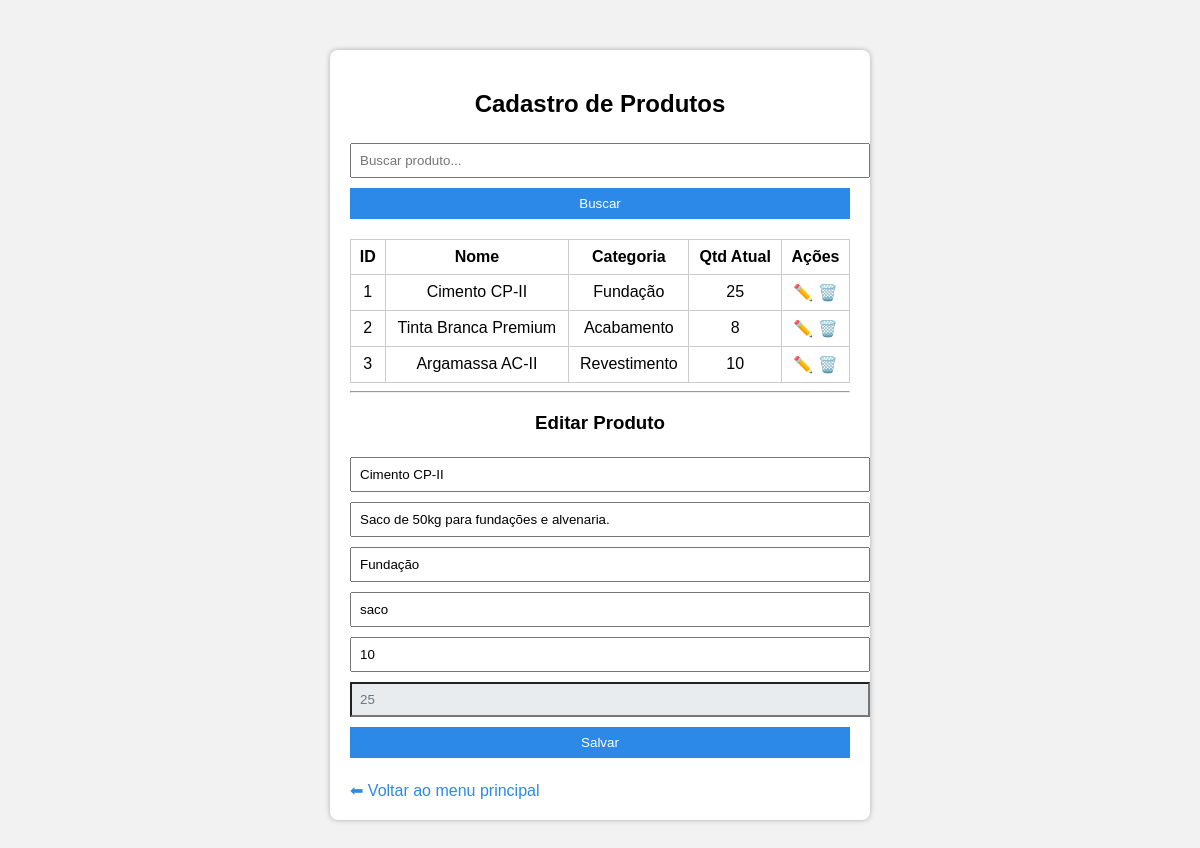
The page /cadastro_produto.php?editar=1 (signed in) on the database its author committed.
### tables this page shows
CREATE TABLE produtos (
  id_produto INT AUTO_INCREMENT PRIMARY KEY,
  nome VARCHAR(100) NOT NULL,
  descricao TEXT,
  categoria VARCHAR(50),
  unidade_medida VARCHAR(20),
  quantidade_minima INT DEFAULT 0,
  quantidade_atual INT DEFAULT 0
);

### cadastro_produto.php (the view, shortened to what this page needs)
<?php
include('conexao.php');
$busca = isset($_GET['busca']) ? $_GET['busca'] : '';
$sql = "SELECT * FROM produtos WHERE nome LIKE '%$busca%'";
$result = $conn->query($sql);
$produtoEdit = [
    'id_produto' => '',
    'nome' => '',
    'descricao' => '',
    'categoria' => '',
    'unidade_medida' => '',
    'quantidade_minima' => '',
    'quantidade_atual' => ''
];
if (isset($_GET['editar'])) {
    $idEditar = $_GET['editar'];
    $query = $conn->query("SELECT * FROM produtos WHERE id_produto=$idEditar");
    if ($query->num_rows > 0) {
        $produtoEdit = $query->fetch_assoc();
    }
}
?>
<!DOCTYPE html>
<html lang="pt-br">
<head>
<link rel="stylesheet" href="style.css">
</head>
<body>
<div class="container">
<h2>Cadastro de Produtos</h2>
<form method="get" style="margin-bottom:10px;">
  <input type="text" name="busca" placeholder="Buscar produto..." value="<?= htmlspecialchars($busca) ?>">
  <button type="submit">Buscar</button>
</form>
<table border="1">
<tr><th>ID</th><th>Nome</th><th>Categoria</th><th>Qtd Atual</th><th>Ações</th></tr>
<?php if ($result->num_rows > 0): ?>
<?php while($p = $result->fetch_assoc()): ?>
<tr>
<td><?= $p['id_produto'] ?></td>
<td><?= htmlspecialchars($p['nome']) ?></td>
<td><?= htmlspecialchars($p['categoria']) ?></td>
<td><?= $p['quantidade_atual'] ?></td>
<td>
  <a href="?editar=<?= $p['id_produto'] ?>">✏️</a>
  <a href="?excluir=<?= $p['id_produto'] ?>" onclick="return confirm('Deseja realmente excluir este produto?')">🗑️</a>
</td>
</tr>
<?php endwhile; ?>
<?php else: ?>
<tr><td colspan="5">Nenhum produto encontrado.</td></tr>
<?php endif; ?>
</table>
<hr>
<h3><?= $produtoEdit['id_produto'] ? "Editar Produto" : "Adicionar Novo Produto" ?></h3>
<form method="post">
  <input type="text" name="nome" placeholder="Nome" value="<?= htmlspecialchars($produtoEdit['nome']) ?>" required><br>
  <input type="text" name="descricao" placeholder="Descrição" value="<?= htmlspecialchars($produtoEdit['descricao']) ?>"><br>
  <input type="text" name="categoria" placeholder="Categoria" value="<?= htmlspecialchars($produtoEdit['categoria']) ?>"><br>
  <input type="text" name="unidade" placeholder="Unidade (ex: saco, lata...)" value="<?= htmlspecialchars($produtoEdit['unidade_medida']) ?>"><br>
  <input type="number" name="minimo" placeholder="Qtd Mínima" value="<?= htmlspecialchars($produtoEdit['quantidade_minima']) ?>" required><br>
  <input type="number"
         name="quantidade"
         placeholder="Qtd Atual"
         value="<?= htmlspecialchars($produtoEdit['quantidade_atual']) ?>"
         <?= $produtoEdit['id_produto'] ? 'readonly' : '' ?>
         required><br>
  <button type="submit" name="salvar">Salvar</button>
</form>
<br>
<a href="index.php">⬅ Voltar ao menu principal</a>
</div>
</body>
</html>

### style.css (style rules this page uses)
body { font-family: Arial, sans-serif; background: #f2f2f2; }
.container { width: 500px; margin: 50px auto; background: #fff; padding: 20px; border-radius: 8px; box-shadow: 0 0 5px #aaa; }
h2,h3 { text-align: center; }
input,select,button { width: 100%; padding: 8px; margin: 5px 0; }
button { background: #2c89e8; color: #fff; border: none; cursor: pointer; }
table { width: 100%; border-collapse: collapse; margin-top: 15px; }
th, td { border: 1px solid #ccc; padding: 8px; text-align: center; }
a { text-decoration: none; color: #2c89e8; }

### cadastro_produto.php (style rules this page uses)
input[readonly] { background-color: #e9ecef; color: #6c757d; }

### rows shown on the page
produtos: id_produto "1", nome "Cimento CP-II", categoria "Fundação", quantidade_atual "25", descricao "Saco de 50kg para fundações e alvenaria.", unidade "saco", minimo "10", quantidade "25"
produtos: id_produto "2", nome "Tinta Branca Premium", categoria "Acabamento", quantidade_atual "8"
produtos: id_produto "3", nome "Argamassa AC-II", categoria "Revestimento", quantidade_atual "10"
